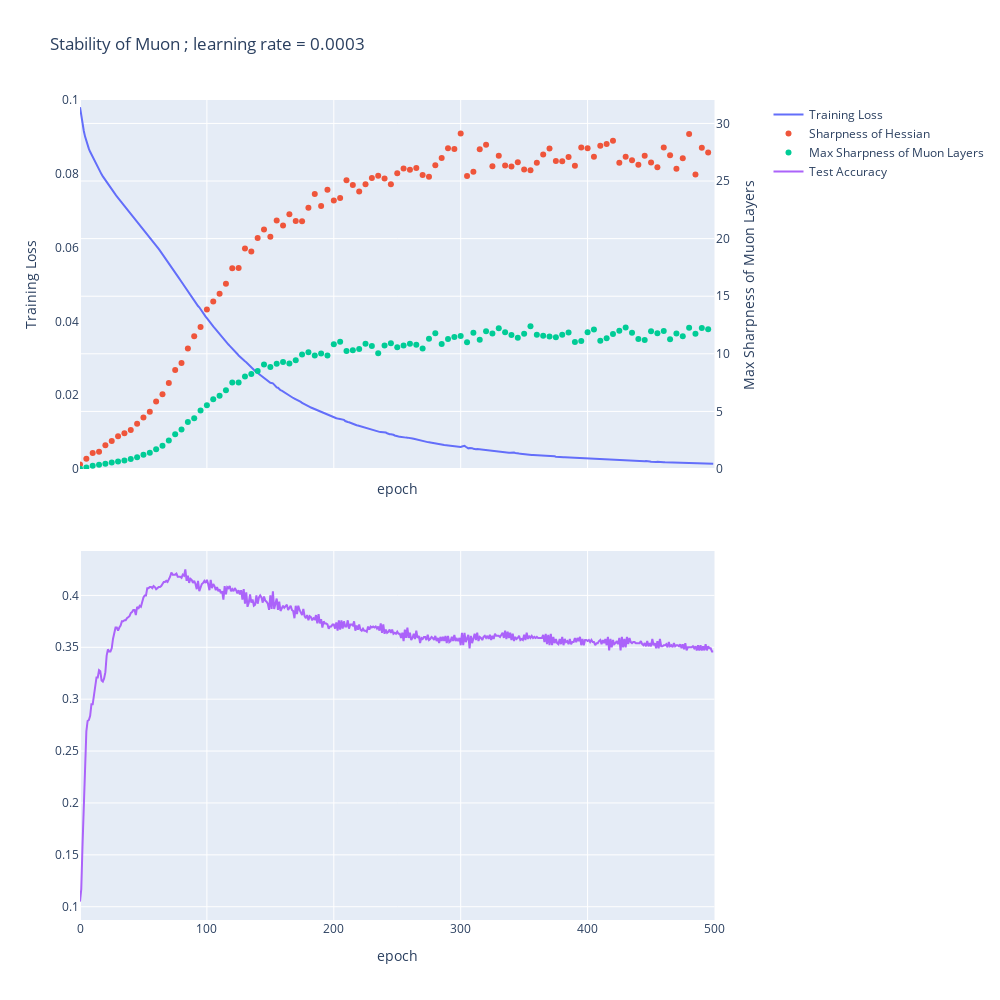

The cell this chart's notebook holds for it:
### Code cell
plot_output_data(md, out, model_id=4)

### Figure 1 — Plotly figure (JSON) as saved in the notebook; plotly's stock layout.template omitted (floating-point values rounded to 4 significant figures; data arrays with more than 128 entries replaced by an {"elided": "..."} marker saying what was removed)
{"data": [{"line": {"width": 2}, "name": "Training Loss", "type": "scatter", "x": {"elided": "500 int values"}, "xaxis": "x", "y": {"elided": "500 float values"}, "yaxis": "y"}, {"line": {"width": 2}, "mode": "markers", "name": "Sharpness of Hessian", "type": "scatter", "x": {"elided": "500 int values"}, "xaxis": "x", "y": {"elided": "500 float values"}, "yaxis": "y2"}, {"line": {"width": 2}, "mode": "markers", "name": "Max Sharpness of Muon Layers", "type": "scatter", "x": {"elided": "500 int values"}, "xaxis": "x", "y": {"elided": "500 float values"}, "yaxis": "y2"}, {"line": {"width": 2}, "name": "Test Accuracy", "type": "scatter", "x": {"elided": "500 int values"}, "xaxis": "x2", "y": {"elided": "500 float values"}, "yaxis": "y3"}], "layout": {"height": 1000, "shapes": [{"line": {"color": "black", "dash": "dash"}, "type": "line", "x0": 0, "x1": 1, "xref": "x domain", "y0": 126700.0, "y1": 126700.0, "yref": "y2"}], "title": {"text": "Stability of Muon ; learning rate = 0.0003"}, "width": 1000, "xaxis": {"anchor": "y", "domain": [0, 0.94], "matches": "x2", "range": [0, 500], "showticklabels": false, "title": {"text": "epoch"}}, "xaxis2": {"anchor": "y3", "domain": [0, 0.94], "range": [0, 500], "title": {"text": "epoch"}}, "yaxis": {"anchor": "x", "domain": [0.55, 1], "range": [0, 0.1], "showgrid": false, "title": {"text": "Training Loss"}}, "yaxis2": {"anchor": "x", "overlaying": "y", "range": [0, 32.04], "side": "right", "title": {"text": "Max Sharpness of Muon Layers"}}, "yaxis3": {"anchor": "x2", "domain": [0, 0.45]}, "yaxis4": {"anchor": "x2", "overlaying": "y3", "side": "right"}}}
